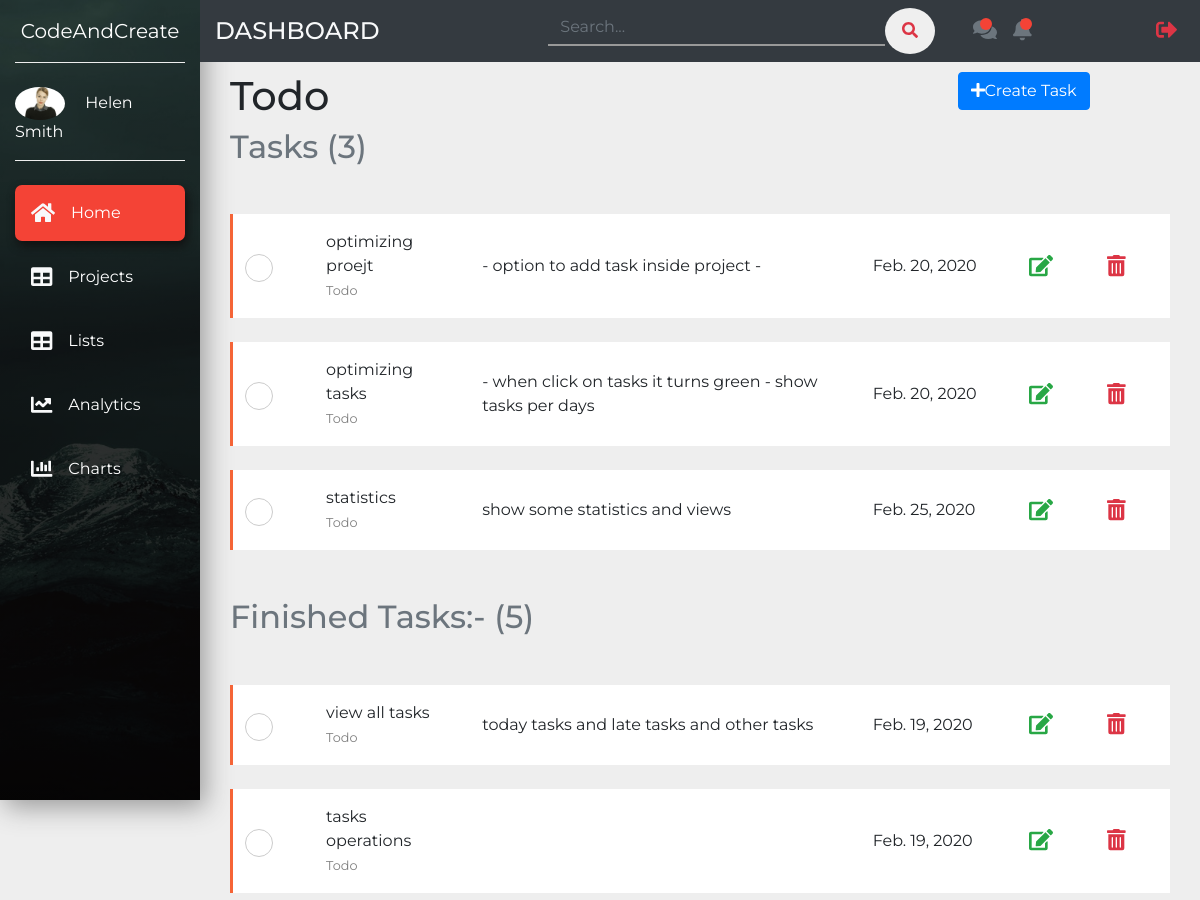
/project/1 (upper part), run on an earlier commit of the app's database.
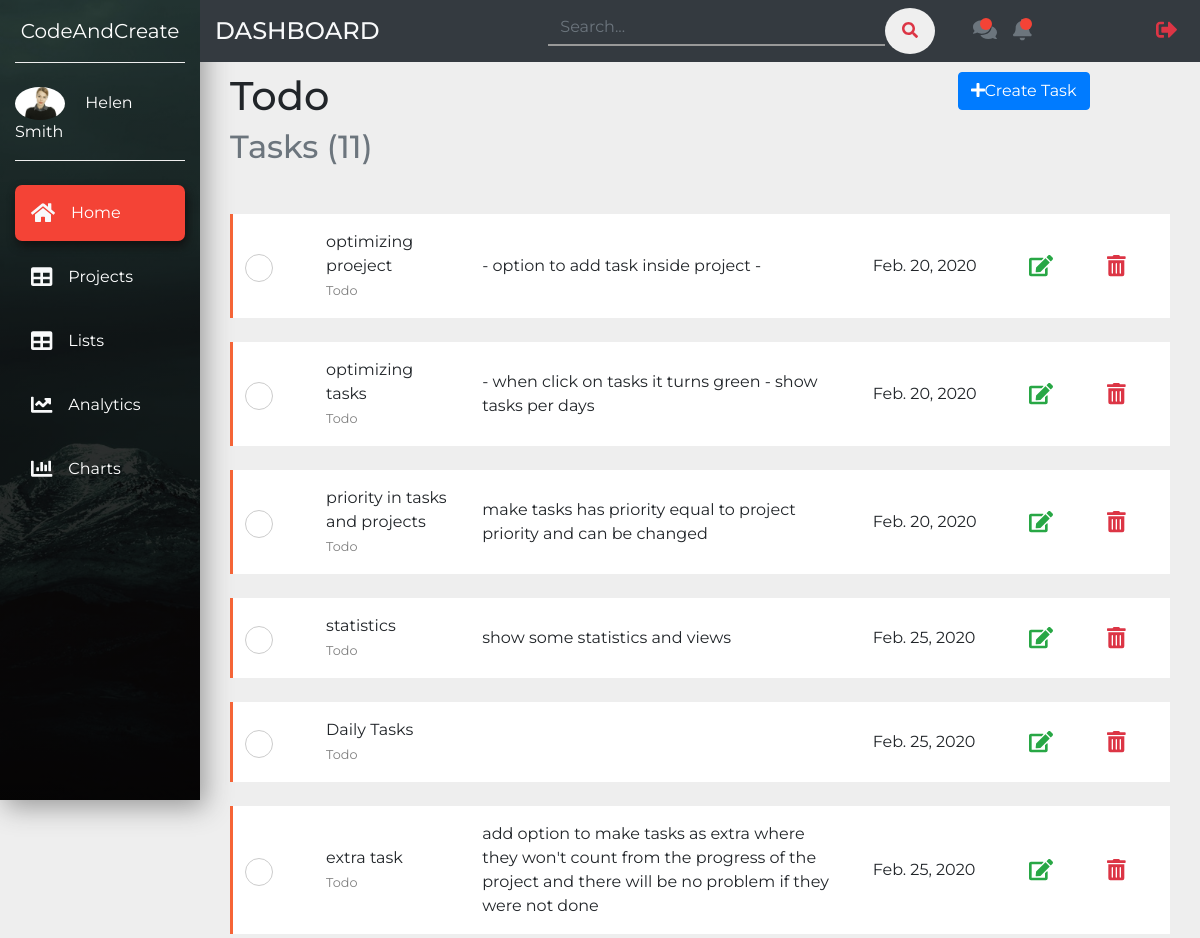
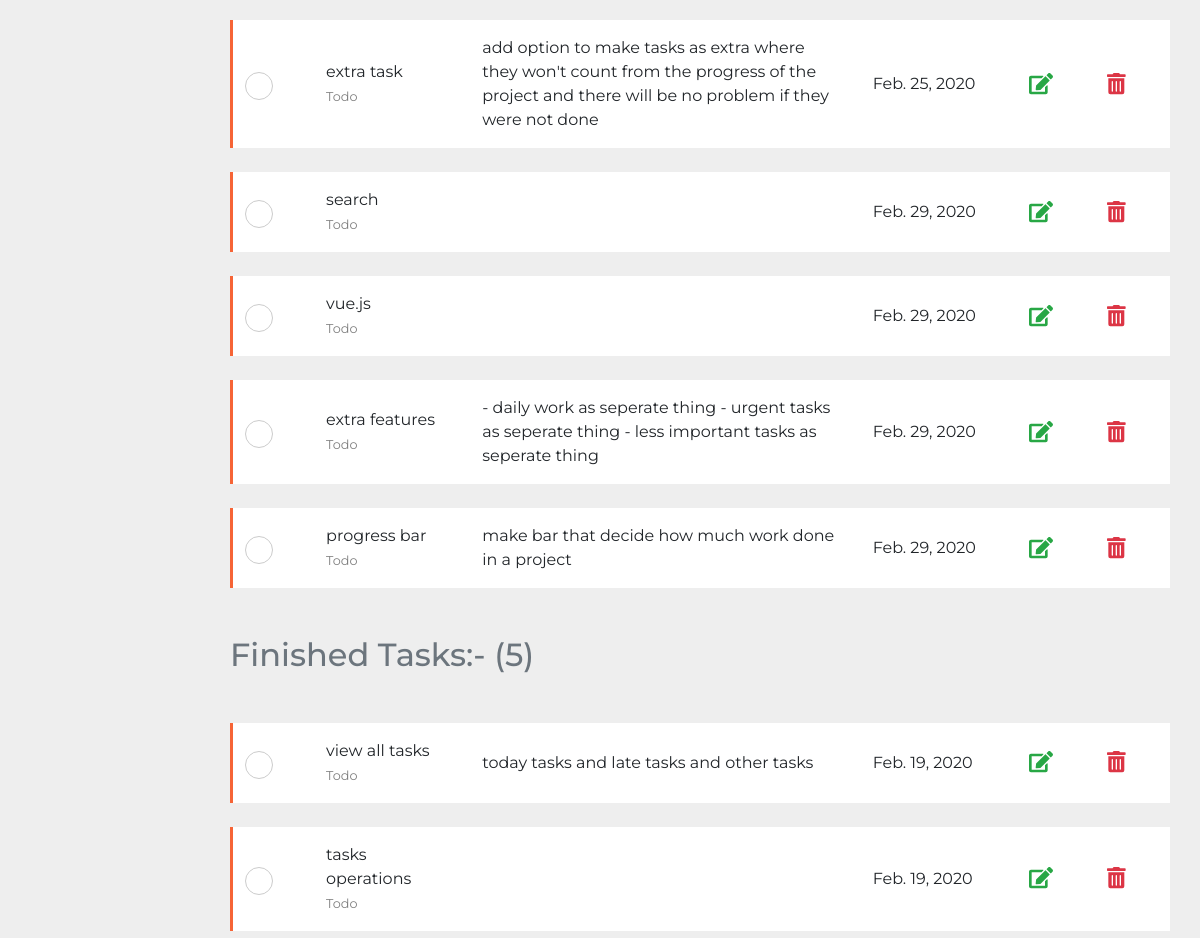
And on a later commit of the database (2 pictures, top to bottom).
### todo/models.py (models this page shows, shortened)
class Task(models.Model):
    name = models.CharField(max_length=100)
    description = models.TextField(blank=True,null=True)
    start_time = models.TimeField(default=datetime.time(0,0),null=True,blank=True)
    start_date = models.DateField(default = datetime.date.today,null=True,blank=True)
    end_time = models.TimeField(default=datetime.time(0,0),null=True,blank=True)
    deadline = models.DateField(blank=True,null=True)
    completed_date = models.DateField(blank=True,null=True)
    finished = models.BooleanField(default=False)
    project = models.ForeignKey(Project,on_delete=models.CASCADE)
    hidden  = models.BooleanField(default=False)
    user = models.ForeignKey(User,on_delete=models.CASCADE)

class Project(models.Model):
    name = models.CharField(max_length=100)
    description = models.TextField()
    start_time = models.TimeField(default=datetime.time(0,0),null=True,blank=True)
    start_date = models.DateField(default = datetime.date.today,null=True,blank=True)
    end_time = models.TimeField(default=datetime.time(0,0),null=True,blank=True)
    deadline = models.DateField(blank=True,null=True)
    finished = models.BooleanField(default=False)
    folder = models.ForeignKey(Folder,on_delete=models.CASCADE)
    user = models.ForeignKey(User,on_delete=models.CASCADE)
    priority = models.IntegerField(default=0)
    def tasks(self):
        return self.task_set.filter(finished=False).order_by('deadline')
    def completed_tasks(self):
        return self.task_set.filter(finished=True).order_by('deadline')

### todo/views.py (the view)
# urls.py: path("project/<pk>",ViewProject,name='view_project'),
def ViewProject(request,pk):
    project = get_object_or_404(Project,pk=pk)
    context = {"project":project}
    return render(request,"todo/view_project.html",context)

### templates/todo/view_project.html
{% extends "base.html"  %}
{% block content %}
<div class="container">
  <div class="row">
    <div class="col-9">
      <h1>{{project.name}}</h1>
    </div>
    <div class="col-3">
      <a class="btn btn-primary" href="{% url 'todo:create_task' %}"><li class="fas fa-plus"></li>Create Task</a>
    </div>
  </div>
</div>
{% include "todo/tasks.html" with tasks=project.tasks name="Tasks "  %}
{% include "todo/tasks.html" with tasks=project.completed_tasks name="Finished Tasks:-"  %}
{% endblock %}

### templates/todo/tasks.html (shortened to what this page needs)
<div class="container mb-5">
  <h2 class="mb-5 text-muted">{{name}} ({{tasks.count}}) </h2>
  {% for task in tasks %}
    <div class="container-fluid bg-white">
      <div class="row py-3 mb-4 task-border align-items-center">
        <div class="col-1 rounded_checkbox">
          <form  action="{% url 'todo:finish' %}" method="POST" >
            <label for="{{task.id}}"></label>
          </form>
        </div>
        <div class="col-2">
          <p style="margin:0px;">{{task.name}}</p>
          <small><a style="color:gray" href="{% url 'todo:view_project' task.project.pk %}">{{task.project.name}}</a></small>
        </div>
        <div class="col-5">
           {{task.description}}
        </div>
        <div class="col-2">
          {{ task.deadline }}
        </div>
        <div class="col-1">
          <a href="{% url 'todo:edit_task' task.pk %}" data-toggle="tooltip" title="<h6>edit</h6>" data-html="true" data-placement="top"><i class="fas fa-edit fa-lg text-success mr-2"></i></a>
        </div>
        <div class="col-1">
          <a class="delete" href="{% url 'todo:delete_task' task.pk %}" data-toggle="tooltip" title="<h6>delete</h6>" data-html="true" data-placement="top"><i class="fas fa-trash-alt fa-lg text-danger"></i></a>
        </div>
      </div>
    </div>
  {% empty %}
  <h1> No tasks </h1>
  {% endfor %}
</div>

What changed in the data, as far as the page shows it:
changed Task "- option to add task inside project -": name "optimizing proejt" → "optimizing proeject"
added Task: name "priority in tasks and projects", project.name "Todo", description "make tasks has priority equal to project priority and can be changed", deadline "Feb. 20, 2020"
added Task: name "Daily Tasks", project.name "Todo", deadline "Feb. 25, 2020"
added Task: name "extra task", project.name "Todo", description "add option to make tasks as extra where they won't count from the progress of the project and there will be no problem if they were not done", deadline "Feb. 25, 2020"
added Task: name "extra task", project.name "Todo", description "add option to make tasks as extra where they won't count from the progress of the project and there will be no problem if they were not done", deadline "Feb. 25, 2020"
added Task: name "search", project.name "Todo", deadline "Feb. 29, 2020"
added Task: name "vue.js", project.name "Todo", deadline "Feb. 29, 2020"
added Task: name "extra features", project.name "Todo", description "- daily work as seperate thing - urgent tasks as seperate thing - less important tasks as seperate thing", deadline "Feb. 29, 2020"
added Task: name "progress bar", project.name "Todo", description "make bar that decide how much work done in a project", deadline "Feb. 29, 2020"
Also different on the page:
{{ tasks.count }}: "3 5" → "11 5"
